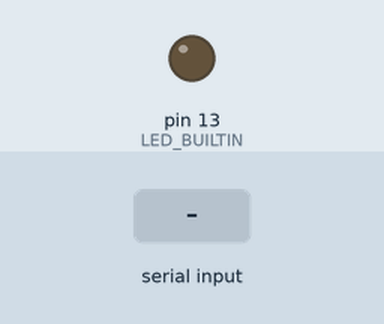
This sketch was run on a simulated Arduino Uno, built with avr-gcc and run on an emulated ATmega328P. On the bench: output pins drawn as LEDs (lit = HIGH). Inputs (shaded band) come from the test bench.

Above: at 1.2 s.
1.3 s: "1" received over the second serial link
At 2.5 s:
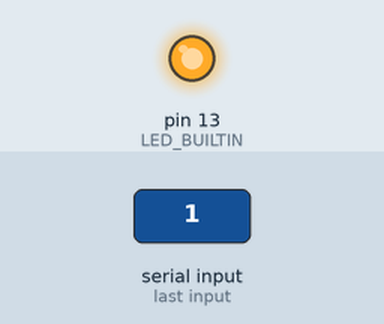
2.8 s: "0" received over the second serial link
At 3.8 s:
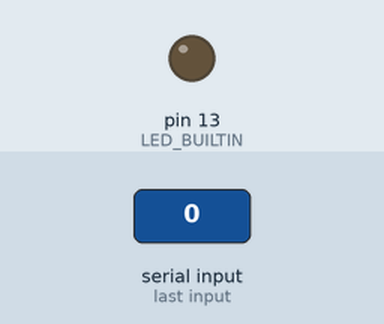
Timing chart, 0 to 5.8 s (numbered marks = the images above; inputs shaded):
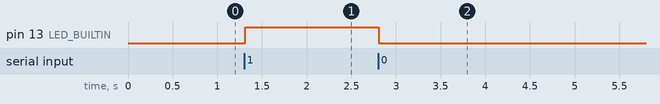

Measured:
- after the input at 1.3 s, pin 13 (LED_BUILTIN): LOW → HIGH at once
- after the input at 2.8 s, pin 13 (LED_BUILTIN): HIGH → LOW at once

The sketch:

arduino_nodemcu_serial_communication_uno.ino
```cpp
#include <SoftwareSerial.h>

SoftwareSerial mySerial(2, 3); // RX, TX

String dataFromNodeMcu;
char charFromNodeMcu;

String dataToNodeMcu;
char charToNodeMcu;

void setup()
{
  Serial.begin(115200);
  mySerial.begin(115200);
  pinMode(LED_BUILTIN, OUTPUT);
}

void loop()
{
  while (Serial.available() > 0)
  {
    delay(10);
    charToNodeMcu = Serial.read();
    dataToNodeMcu += charToNodeMcu;
  }
  mySerial.print(dataToNodeMcu);
  dataToNodeMcu = "";

  while (mySerial.available() > 0)
  {
    delay(10);
    charFromNodeMcu = mySerial.read();
    dataFromNodeMcu += charFromNodeMcu;
  }
  dataFromNodeMcu.trim();

  if (dataFromNodeMcu == "1")
  {
    digitalWrite(LED_BUILTIN, HIGH);
  }
  else if (dataFromNodeMcu == "0")
  {
    digitalWrite(LED_BUILTIN, LOW);
  }
  else
  {
    Serial.print(dataFromNodeMcu);
  }
  dataFromNodeMcu = "";
}
```
